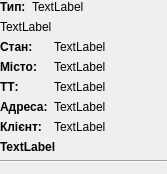
<?xml version="1.0" encoding="UTF-8"?>
<ui version="4.0">
 <class>Archivment</class>
 <widget class="QWidget" name="Archivment">
  <property name="geometry">
   <rect>
    <x>0</x>
    <y>0</y>
    <width>167</width>
    <height>168</height>
   </rect>
  </property>
  <property name="windowTitle">
   <string>Form</string>
  </property>
  <layout class="QVBoxLayout" name="verticalLayout">
   <property name="leftMargin">
    <number>0</number>
   </property>
   <property name="topMargin">
    <number>0</number>
   </property>
   <property name="rightMargin">
    <number>0</number>
   </property>
   <item>
    <layout class="QFormLayout" name="formLayout">
     <item row="0" column="0">
      <widget class="QLabel" name="label_5">
       <property name="font">
        <font>
         <weight>75</weight>
         <bold>true</bold>
        </font>
       </property>
       <property name="text">
        <string>Тип:</string>
       </property>
      </widget>
     </item>
     <item row="0" column="1">
      <widget class="QLabel" name="type_sLbl">
       <property name="text">
        <string>TextLabel</string>
       </property>
      </widget>
     </item>
    </layout>
   </item>
   <item>
    <widget class="QLabel" name="typeLbl">
     <property name="text">
      <string>TextLabel</string>
     </property>
     <property name="wordWrap">
      <bool>true</bool>
     </property>
    </widget>
   </item>
   <item>
    <layout class="QFormLayout" name="formLayout_2">
     <item row="0" column="0">
      <widget class="QLabel" name="label_6">
       <property name="font">
        <font>
         <weight>75</weight>
         <bold>true</bold>
        </font>
       </property>
       <property name="text">
        <string>Стан:</string>
       </property>
      </widget>
     </item>
     <item row="0" column="1">
      <widget class="QLabel" name="statusLbl">
       <property name="text">
        <string>TextLabel</string>
       </property>
      </widget>
     </item>
     <item row="1" column="0">
      <widget class="QLabel" name="label">
       <property name="font">
        <font>
         <weight>75</weight>
         <bold>true</bold>
        </font>
       </property>
       <property name="text">
        <string>Місто:</string>
       </property>
      </widget>
     </item>
     <item row="1" column="1">
      <widget class="QLabel" name="cityLbl">
       <property name="text">
        <string>TextLabel</string>
       </property>
      </widget>
     </item>
     <item row="2" column="0">
      <widget class="QLabel" name="label_2">
       <property name="font">
        <font>
         <weight>75</weight>
         <bold>true</bold>
        </font>
       </property>
       <property name="text">
        <string>ТТ:</string>
       </property>
      </widget>
     </item>
     <item row="2" column="1">
      <widget class="QLabel" name="shopLbl">
       <property name="text">
        <string>TextLabel</string>
       </property>
      </widget>
     </item>
     <item row="3" column="0">
      <widget class="QLabel" name="label_3">
       <property name="font">
        <font>
         <weight>75</weight>
         <bold>true</bold>
        </font>
       </property>
       <property name="text">
        <string>Адреса:</string>
       </property>
      </widget>
     </item>
     <item row="3" column="1">
      <widget class="QLabel" name="addressLbl">
       <property name="text">
        <string>TextLabel</string>
       </property>
      </widget>
     </item>
     <item row="4" column="0">
      <widget class="QLabel" name="label_4">
       <property name="font">
        <font>
         <weight>75</weight>
         <bold>true</bold>
        </font>
       </property>
       <property name="text">
        <string>Клієнт:</string>
       </property>
      </widget>
     </item>
     <item row="4" column="1">
      <widget class="QLabel" name="clientLbl">
       <property name="text">
        <string>TextLabel</string>
       </property>
      </widget>
     </item>
    </layout>
   </item>
   <item>
    <widget class="QLabel" name="descrLbl">
     <property name="font">
      <font>
       <weight>75</weight>
       <bold>true</bold>
      </font>
     </property>
     <property name="text">
      <string>TextLabel</string>
     </property>
     <property name="wordWrap">
      <bool>true</bool>
     </property>
    </widget>
   </item>
   <item>
    <widget class="Line" name="line">
     <property name="orientation">
      <enum>Qt::Horizontal</enum>
     </property>
    </widget>
   </item>
  </layout>
 </widget>
 <resources/>
 <connections/>
</ui>
